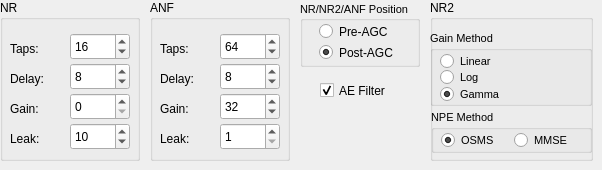
         <widget class="QWidget" name="nranf">
          <attribute name="title">
           <string>NR/ANF</string>
          </attribute>
          <widget class="QGroupBox" name="groupBox_3">
           <property name="geometry">
            <rect>
             <x>0</x>
             <y>0</y>
             <width>140</width>
             <height>161</height>
            </rect>
           </property>
           <property name="title">
            <string>NR</string>
           </property>
           <property name="flat">
            <bool>false</bool>
           </property>
           <widget class="QLabel" name="label_13">
            <property name="geometry">
             <rect>
              <x>10</x>
              <y>40</y>
              <width>62</width>
              <height>17</height>
             </rect>
            </property>
            <property name="text">
             <string>Taps:</string>
            </property>
           </widget>
           <widget class="QLabel" name="label_14">
            <property name="geometry">
             <rect>
              <x>10</x>
              <y>70</y>
              <width>62</width>
              <height>17</height>
             </rect>
            </property>
            <property name="text">
             <string>Delay:</string>
            </property>
           </widget>
           <widget class="QLabel" name="label_15">
            <property name="geometry">
             <rect>
              <x>10</x>
              <y>100</y>
              <width>62</width>
              <height>17</height>
             </rect>
            </property>
            <property name="text">
             <string>Gain:</string>
            </property>
           </widget>
           <widget class="QLabel" name="label_16">
            <property name="geometry">
             <rect>
              <x>10</x>
              <y>130</y>
              <width>62</width>
              <height>17</height>
             </rect>
            </property>
            <property name="text">
             <string>Leak:</string>
            </property>
           </widget>
           <widget class="QSpinBox" name="nrTapsSpinBox">
            <property name="geometry">
             <rect>
              <x>70</x>
              <y>33</y>
              <width>60</width>
              <height>27</height>
             </rect>
            </property>
            <property name="minimum">
             <number>1</number>
            </property>
            <property name="maximum">
             <number>9999</number>
            </property>
            <property name="value">
             <number>16</number>
            </property>
           </widget>
           <widget class="QSpinBox" name="nrDelaySpinBox">
            <property name="geometry">
             <rect>
              <x>70</x>
              <y>63</y>
              <width>60</width>
              <height>27</height>
             </rect>
            </property>
            <property name="value">
             <number>8</number>
            </property>
           </widget>
           <widget class="QSpinBox" name="nrGainSpinBox">
            <property name="geometry">
             <rect>
              <x>70</x>
              <y>93</y>
              <width>60</width>
              <height>27</height>
             </rect>
            </property>
           </widget>
           <widget class="QSpinBox" name="nrLeakSpinBox">
            <property name="geometry">
             <rect>
              <x>70</x>
              <y>123</y>
              <width>60</width>
              <height>27</height>
             </rect>
            </property>
            <property name="minimum">
             <number>1</number>
            </property>
            <property name="maximum">
             <number>1000</number>
            </property>
            <property name="value">
             <number>10</number>
            </property>
           </widget>
          </widget>
          <widget class="QGroupBox" name="groupBox_4">
           <property name="geometry">
            <rect>
             <x>150</x>
             <y>0</y>
             <width>140</width>
             <height>161</height>
            </rect>
           </property>
           <property name="title">
            <string>ANF</string>
           </property>
           <widget class="QLabel" name="label_17">
            <property name="geometry">
             <rect>
              <x>10</x>
              <y>40</y>
              <width>62</width>
              <height>17</height>
             </rect>
            </property>
            <property name="text">
             <string>Taps:</string>
            </property>
           </widget>
           <widget class="QLabel" name="label_18">
            <property name="geometry">
             <rect>
              <x>10</x>
              <y>70</y>
              <width>62</width>
              <height>17</height>
             </rect>
            </property>
            <property name="text">
             <string>Delay:</string>
            </property>
           </widget>
           <widget class="QLabel" name="label_19">
            <property name="geometry">
             <rect>
              <x>10</x>
              <y>100</y>
              <width>62</width>
              <height>17</height>
             </rect>
            </property>
            <property name="text">
             <string>Gain:</string>
            </property>
           </widget>
           <widget class="QLabel" name="label_20">
            <property name="geometry">
             <rect>
              <x>10</x>
              <y>130</y>
              <width>62</width>
              <height>17</height>
             </rect>
            </property>
            <property name="text">
             <string>Leak:</string>
            </property>
           </widget>
           <widget class="QSpinBox" name="anfTapsSpinBox">
            <property name="geometry">
             <rect>
              <x>70</x>
              <y>33</y>
              <width>60</width>
              <height>27</height>
             </rect>
            </property>
            <property name="value">
             <number>64</number>
            </property>
           </widget>
           <widget class="QSpinBox" name="anfDelaySpinBox">
            <property name="geometry">
             <rect>
              <x>70</x>
              <y>63</y>
              <width>60</width>
              <height>27</height>
             </rect>
            </property>
            <property name="value">
             <number>8</number>
            </property>
           </widget>
           <widget class="QSpinBox" name="anfGainSpinBox">
            <property name="geometry">
             <rect>
              <x>70</x>
              <y>93</y>
              <width>60</width>
              <height>27</height>
             </rect>
            </property>
            <property name="minimum">
             <number>1</number>
            </property>
            <property name="maximum">
             <number>9999</number>
            </property>
            <property name="value">
             <number>32</number>
            </property>
           </widget>
           <widget class="QSpinBox" name="anfLeakSpinBox">
            <property name="geometry">
             <rect>
              <x>70</x>
              <y>123</y>
              <width>60</width>
              <height>27</height>
             </rect>
            </property>
            <property name="minimum">
             <number>1</number>
            </property>
            <property name="maximum">
             <number>1000</number>
            </property>
           </widget>
          </widget>
          <widget class="QGroupBox" name="groupBox_12">
           <property name="geometry">
            <rect>
             <x>300</x>
             <y>1</y>
             <width>120</width>
             <height>66</height>
            </rect>
           </property>
           <property name="font">
            <font>
             <pointsize>8</pointsize>
            </font>
           </property>
           <property name="title">
            <string>NR/NR2/ANF Position</string>
           </property>
           <property name="alignment">
            <set>Qt::AlignJustify|Qt::AlignVCenter</set>
           </property>
           <widget class="QRadioButton" name="preAGCButton">
            <property name="geometry">
             <rect>
              <x>19</x>
              <y>20</y>
              <width>77</width>
              <height>21</height>
             </rect>
            </property>
            <property name="font">
             <font>
              <pointsize>9</pointsize>
             </font>
            </property>
            <property name="text">
             <string>Pre-AGC</string>
            </property>
           </widget>
           <widget class="QRadioButton" name="postAGCButton">
            <property name="geometry">
             <rect>
              <x>19</x>
              <y>41</y>
              <width>80</width>
              <height>21</height>
             </rect>
            </property>
            <property name="font">
             <font>
              <pointsize>9</pointsize>
             </font>
            </property>
            <property name="text">
             <string>Post-AGC</string>
            </property>
            <property name="checked">
             <bool>true</bool>
            </property>
           </widget>
          </widget>
          <widget class="QCheckBox" name="aeFilterCB">
           <property name="geometry">
            <rect>
             <x>320</x>
             <y>80</y>
             <width>85</width>
             <height>21</height>
            </rect>
           </property>
           <property name="text">
            <string>AE Filter</string>
           </property>
           <property name="checked">
            <bool>true</bool>
           </property>
          </widget>
          <widget class="QGroupBox" name="groupBox_14">
           <property name="geometry">
            <rect>
             <x>430</x>
             <y>0</y>
             <width>163</width>
             <height>161</height>
            </rect>
           </property>
           <property name="title">
            <string>NR2</string>
           </property>
           <widget class="QGroupBox" name="groupBox_15">
            <property name="geometry">
             <rect>
              <x>0</x>
              <y>31</y>
              <width>162</width>
              <height>75</height>
             </rect>
            </property>
            <property name="font">
             <font>
              <pointsize>8</pointsize>
             </font>
            </property>
            <property name="title">
             <string>Gain Method</string>
            </property>
            <widget class="QRadioButton" name="nrGainLinearButton">
             <property name="geometry">
              <rect>
               <x>10</x>
               <y>20</y>
               <width>79</width>
               <height>21</height>
              </rect>
             </property>
             <property name="text">
              <string>Linear</string>
             </property>
            </widget>
            <widget class="QRadioButton" name="nrGainLogButton">
             <property name="geometry">
              <rect>
               <x>10</x>
               <y>36</y>
               <width>70</width>
               <height>21</height>
              </rect>
             </property>
             <property name="text">
              <string>Log</string>
             </property>
            </widget>
            <widget class="QRadioButton" name="nrGainGammaButton">
             <property name="geometry">
              <rect>
               <x>10</x>
               <y>53</y>
               <width>75</width>
               <height>21</height>
              </rect>
             </property>
             <property name="text">
              <string>Gamma</string>
             </property>
             <property name="checked">
              <bool>true</bool>
             </property>
            </widget>
           </widget>
           <widget class="QGroupBox" name="groupBox_16">
            <property name="geometry">
             <rect>
              <x>1</x>
              <y>110</y>
              <width>161</width>
              <height>43</height>
             </rect>
            </property>
            <property name="font">
             <font>
              <pointsize>8</pointsize>
             </font>
            </property>
            <property name="title">
             <string>NPE Method</string>
            </property>
            <widget class="QRadioButton" name="nrNPEOsmsButton">
             <property name="geometry">
              <rect>
               <x>10</x>
               <y>20</y>
               <width>61</width>
               <height>21</height>
              </rect>
             </property>
             <property name="text">
              <string>OSMS</string>
             </property>
             <property name="checked">
              <bool>true</bool>
             </property>
            </widget>
            <widget class="QRadioButton" name="nrNPEMmseButton">
             <property name="geometry">
              <rect>
               <x>83</x>
               <y>20</y>
               <width>69</width>
               <height>21</height>
              </rect>
             </property>
             <property name="text">
              <string>MMSE</string>
             </property>
            </widget>
           </widget>
          </widget>
         </widget>
